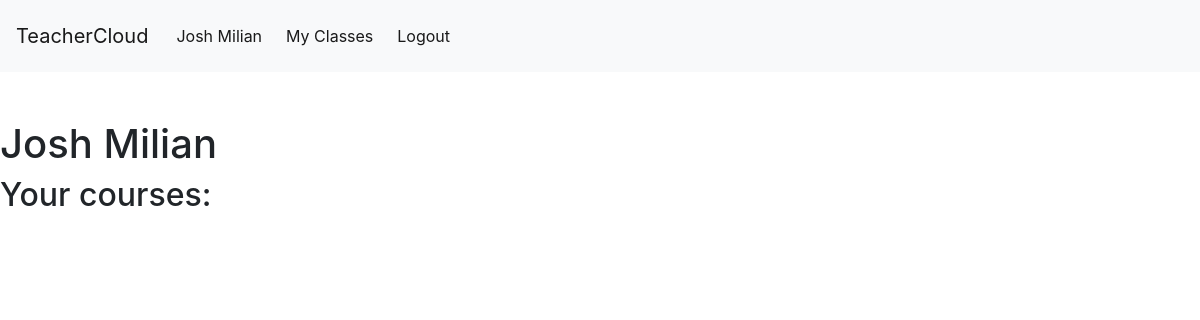
/profile (signed in), run on an earlier commit of the app's database.
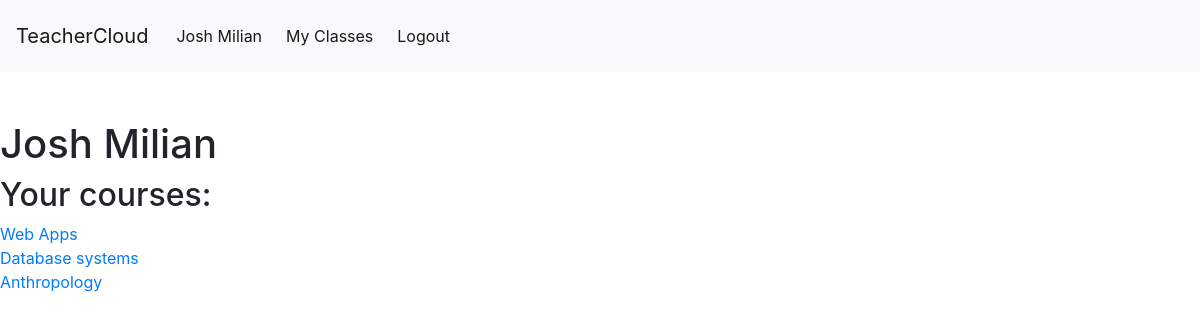
And on a later commit of the database.
### project/models.py (models this page shows, shortened)
class User(db.Model, UserMixin):
    __tablename__ = "users"
    id = db.Column(db.Integer, primary_key=True)
    firstname = db.Column(db.String(100), nullable=True)
    lastname = db.Column(db.String(20), nullable=False)
    email = db.Column(db.String(120), unique=True, nullable=False)
    password = db.Column(db.String(60), nullable=True)
    courses = db.relationship("Course", backref="Teacher", lazy=True)

class Course(db.Model):
    id = db.Column("course_id", db.Integer, primary_key=True)
    name = db.Column(db.String(100), nullable=False)
    students = db.relationship("Student", backref="Course", lazy=True)
    teacher_id = db.Column(db.Integer, db.ForeignKey("users.id"), nullable=False)
    assignments = db.relationship("Assignment", backref="Course", lazy=True)

### project/routes.py (the view)
@app.route("/profile", methods=["GET", "POST"])
@login_required
def profile():
    user = current_user
    return render_template("profile.html", user=current_user, courses=getcourses())

### project/models.py (called while the page is built)
@login_manager.user_loader
def load_user(user_id):
    return User.query.get(int(user_id))

### project/routes.py (called while the page is built)
def getcourses():
    courses = Course.query.filter_by(Teacher=current_user).all()
    return courses

### project/templates/profile.html
{%extends "index.html"%}
{%block content%}
<h1>{{user.firstname| capitalize}} {{user.lastname| capitalize}}</h1>
<h2>Your courses:</h2>
{% for course in courses %}
<div><a href="/course/{{course['id']}}">{{course.name}}</a></div>
{% endfor %}
{% endblock content %}

### project/templates/index.html (shortened to what this page needs)
<!doctype html>
<html lang="en">
  {% include 'commonhead.html' %}
  <body>
    {% include 'navbar.html' %}
    <br>
    <br>
    {%block content%}
    {%endblock content%}
  </body>
</html>

### project/templates/commonhead.html (shortened to what this page needs)
<!doctype html>
<html lang="en">
<head>
<link rel="stylesheet" type="text/css" href="static\styles.css">
<link rel="stylesheet" href="https://stackpath.bootstrapcdn.com/bootstrap/4.3.1/css/bootstrap.min.css">
<link rel="stylesheet" href="https://stackpath.bootstrapcdn.com/bootstrap/4.1.3/css/bootstrap.min.css">
<link rel="stylesheet" href="https://use.fontawesome.com/releases/v5.5.0/css/all.css">
<link href="//maxcdn.bootstrapcdn.com/bootstrap/4.1.1/css/bootstrap.min.css" rel="stylesheet" id="bootstrap-css">
</head>
<html>

### project/templates/navbar.html (shortened to what this page needs)
<!doctype html>
<html lang="en">
<body>
  <nav class="navbar navbar-expand-lg navbar-light bg-light">
    <a class="navbar-brand" href="{{ url_for('home') }}">TeacherCloud</a>
    <div class="collapse navbar-collapse" id="navbarSupportedContent">
      <ul class="navbar-nav mr-auto">
        {% if current_user.is_authenticated %}
        <li class="nav-item active my-2 mx-1">
          <a class="nav-link" href="{{ url_for('profile') }}">{{current_user.firstname| capitalize}}
            {{current_user.lastname| capitalize}}</a>
        </li>
        <li class="nav-item active my-2 mx-1">
          <a class="nav-link" href="{{ url_for('myclasses') }}">My Classes </a>
        </li>
        <li class="nav-item active my-2 mx-1">
          <a class="nav-link" href="{{ url_for('logout') }}">Logout</a>
        </li>
        {% endif %}
      </ul>
  </nav>
</body>
<html>

### project/static/styles.css (style rules this page uses)
body,html { height: 100%; width: 100%; padding: 0; background: #ffffff !important; font-family: 'Vidaloka', serif; }

What changed in the data, as far as the page shows it:
added Course: name "Web Apps"
added Course: name "Database systems"
added Course: name "Anthropology"
